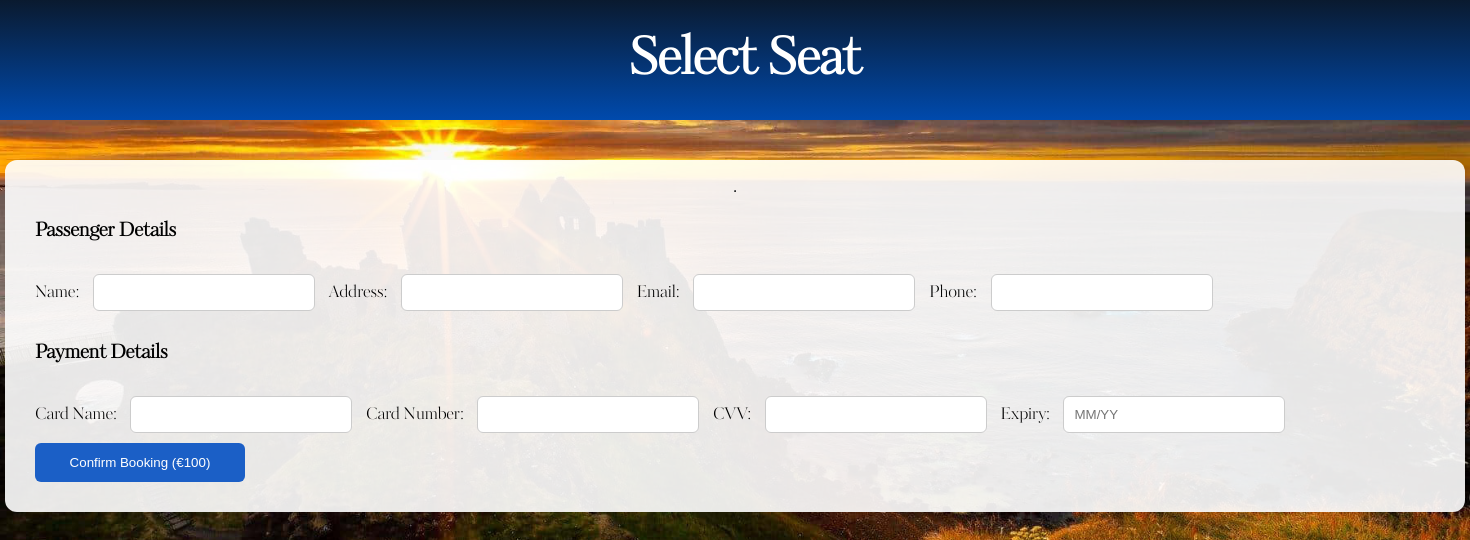
The page /selectSeat/7 on the database as committed earlier.
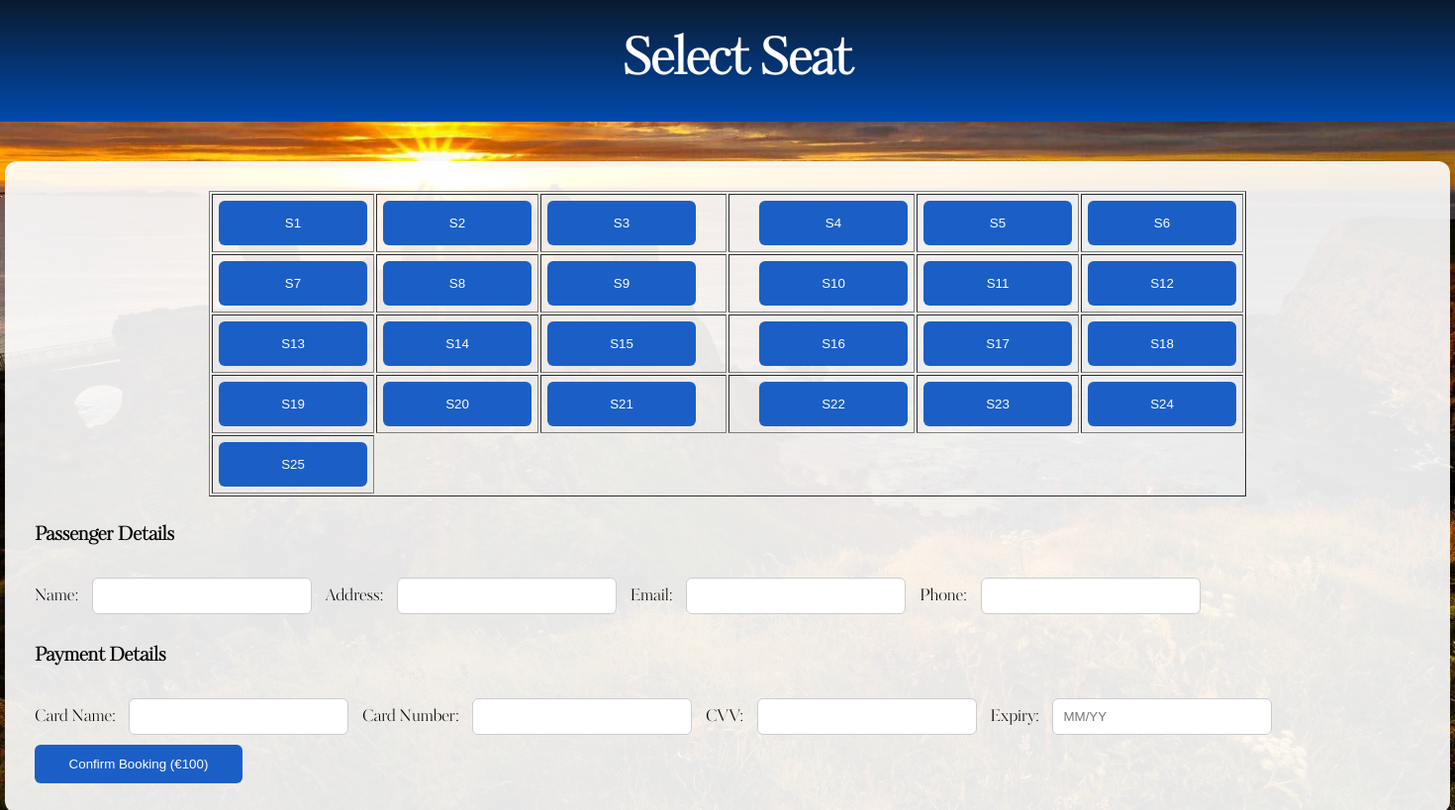
The same page on the database as committed later.
### tables this page shows
CREATE TABLE Seat (
    seatID INTEGER PRIMARY KEY AUTOINCREMENT,
    seatNumber TEXT,
    seatCost INTEGER NOT NULL,
    bookingID INTEGER,
    flightNumber INTEGER NOT NULL,
    FOREIGN KEY (bookingID) REFERENCES Booking(bookingID),
    FOREIGN KEY (flightNumber) REFERENCES Flight(flightNumber)
);

### app.py (the view)
@app.route("/selectSeat/<int:flightID>")
def selectSeat(flightID):
    conn = getDbConnection()
    seats = conn.execute("""
        SELECT seatID, seatNumber, bookingID
        FROM Seat
        WHERE flightNumber = ?
    """, (flightID,)).fetchall()
    conn.close()
    return render_template("selectSeat.html", seats=seats, flightID=flightID)

### app.py (called while the page is built)
def getDbConnection():
    conn = sqlite3.connect("AirPlaneSystem.db")
    conn.row_factory = sqlite3.Row
    return conn

### templates/selectSeat.html (shortened to what this page needs)
<!DOCTYPE html>
<html lang="en">
<head>
    <link rel="stylesheet" href="{{ url_for('static', filename='airplane.css') }}">
</head>
<body>
    <div class="topBar">
         <h1>Select Seat</h1>
    </div>
<div class="seat-container">
<table border="1">
<tr>
{% for seat in seats %}
<td>
{% if seat.bookingID == None %}
<button type="button" onclick="selectSeat('{{ seat.seatID }}')">
{{ seat.seatNumber }}
</button>
{% else %}
<button disabled style="background-color: grey;">
{{ seat.seatNumber }}
</button>
{% endif %}
</td>
{% if loop.index % 6 == 0 %}
</tr><tr>
{% endif %}
{% endfor %}
</tr>
</table>
<form method="POST" action="/addBooking">
<h3>Passenger Details</h3>
Name:
<input type="text" name="customerName" required>
Address:
<input type="text" name="customerAddress" required>
Email:
<input type="email" name="customerEmail" required>
Phone:
<input type="text" name="customerPhoneNum" required>
<h3>Payment Details</h3>
Card Name:
<input type="text" name="creditCardName" required>
Card Number:
<input type="text" name="creditCardNumber" required>
CVV:
<input type="text" name="creditCardCvv" required>
Expiry:
<input type="text" name="creditCardExpiry" placeholder="MM/YY" required>
<button type="submit" onclick="return checkSeat()">Confirm Booking (€100)</button>
</form>
</div>
</body>
</html>

### static/airplane.css (style rules this page uses)
html, body { height:100%; margin: 0; padding:0; width: 100% }
body { font-family: 'KudryashevDisplay', sans-serif; background: url("/static/Images/Sunset.jpg"); background-size: cover; background-position: center; background-repeat: no-repeat; display: flex; flex-direction: column; }
.topBar { font-family:'KudryashevDisplay', sans-serif; height: 15%; display: flex; align-items: center; justify-content: center; gap: 15px; padding-left: 20px; font-size: 25px; background: linear-gradient(180deg, #0A1A2F, #004AAD); color: white; }
button { background: #004AAD; color: white; padding: 14px 20px; border: none; border-radius: 6px; cursor: pointer; transition: all 0.2s ease; width: 210px; }
input { padding: 5px; border-radius: 10px; border: none; }
.seat-container { background: rgba(255,255,255,0.9); width: 1400px; margin: 40px auto; padding: 30px; border-radius: 12px; }
.seat-container input { padding: 10px; margin: 10px; width: 200px; border-radius: 6px; border: 1px solid #ccc; }
.seat-container button { padding: 12px 20px; background: #1b5fc6; color: white; border: none; border-radius: 6px; cursor: pointer; }
.seat-container table { margin-bottom: 25px; }
td:nth-child(3) { padding-right: 30px; }
td:nth-child(4) { padding-left: 30px; }
td { padding: 6px; }
td button { width: 150px; height: 45px; }
table { margin: auto; }

Rows that differ between the two databases and show on the page:
added Seat: seatNumber "S1"
added Seat: seatNumber "S2"
added Seat: seatNumber "S3"
added Seat: seatNumber "S4"
added Seat: seatNumber "S5"
added Seat: seatNumber "S6"
added Seat: seatNumber "S7"
added Seat: seatNumber "S8"
added Seat: seatNumber "S9"
added Seat: seatNumber "S10"
added Seat: seatNumber "S11"
added Seat: seatNumber "S12"
added Seat: seatNumber "S13"
added Seat: seatNumber "S14"
added Seat: seatNumber "S15"
added Seat: seatNumber "S16"
added Seat: seatNumber "S17"
added Seat: seatNumber "S18"
added Seat: seatNumber "S19"
added Seat: seatNumber "S20"
added Seat: seatNumber "S21"
added Seat: seatNumber "S22"
added Seat: seatNumber "S23"
added Seat: seatNumber "S24"
added Seat: seatNumber "S25"
